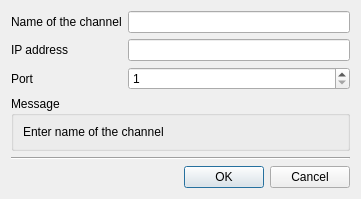
<?xml version="1.0" encoding="UTF-8"?>
<ui version="4.0">
 <class>ChannelAttributesDialog</class>
 <widget class="QDialog" name="ChannelAttributesDialog">
  <property name="geometry">
   <rect>
    <x>0</x>
    <y>0</y>
    <width>361</width>
    <height>188</height>
   </rect>
  </property>
  <property name="windowTitle">
   <string>Enter channel's attributes</string>
  </property>
  <layout class="QVBoxLayout" name="verticalLayout">
   <item>
    <layout class="QGridLayout" name="gridLayout">
     <item row="0" column="0">
      <widget class="QLabel" name="label">
       <property name="text">
        <string>Name of the channel</string>
       </property>
      </widget>
     </item>
     <item row="0" column="1">
      <widget class="QLineEdit" name="m_name"/>
     </item>
     <item row="1" column="0">
      <widget class="QLabel" name="label_2">
       <property name="text">
        <string>IP address</string>
       </property>
      </widget>
     </item>
     <item row="1" column="1">
      <widget class="QLineEdit" name="m_ip"/>
     </item>
     <item row="2" column="0">
      <widget class="QLabel" name="label_3">
       <property name="text">
        <string>Port</string>
       </property>
      </widget>
     </item>
     <item row="2" column="1">
      <widget class="QSpinBox" name="m_port">
       <property name="minimum">
        <number>1</number>
       </property>
       <property name="maximum">
        <number>65536</number>
       </property>
      </widget>
     </item>
    </layout>
   </item>
   <item>
    <widget class="QGroupBox" name="m_messageBox">
     <property name="title">
      <string>Message</string>
     </property>
     <layout class="QHBoxLayout" name="horizontalLayout">
      <item>
       <widget class="QLabel" name="m_message">
        <property name="text">
         <string>Enter name of the channel</string>
        </property>
       </widget>
      </item>
     </layout>
    </widget>
   </item>
   <item>
    <spacer name="verticalSpacer">
     <property name="orientation">
      <enum>Qt::Vertical</enum>
     </property>
     <property name="sizeHint" stdset="0">
      <size>
       <width>20</width>
       <height>0</height>
      </size>
     </property>
    </spacer>
   </item>
   <item>
    <widget class="Line" name="line">
     <property name="orientation">
      <enum>Qt::Horizontal</enum>
     </property>
    </widget>
   </item>
   <item>
    <widget class="QDialogButtonBox" name="m_buttons">
     <property name="orientation">
      <enum>Qt::Horizontal</enum>
     </property>
     <property name="standardButtons">
      <set>QDialogButtonBox::Cancel|QDialogButtonBox::Ok</set>
     </property>
    </widget>
   </item>
  </layout>
 </widget>
 <resources/>
 <connections>
  <connection>
   <sender>m_buttons</sender>
   <signal>rejected()</signal>
   <receiver>ChannelAttributesDialog</receiver>
   <slot>reject()</slot>
   <hints>
    <hint type="sourcelabel">
     <x>316</x>
     <y>260</y>
    </hint>
    <hint type="destinationlabel">
     <x>286</x>
     <y>274</y>
    </hint>
   </hints>
  </connection>
 </connections>
</ui>
